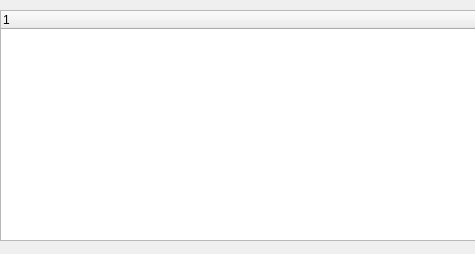
<?xml version="1.0" encoding="UTF-8"?>
<ui version="4.0">
 <class>Widget</class>
 <widget class="QWidget" name="Widget">
  <property name="geometry">
   <rect>
    <x>0</x>
    <y>0</y>
    <width>475</width>
    <height>254</height>
   </rect>
  </property>
  <property name="windowTitle">
   <string>Widget</string>
  </property>
  <widget class="QTreeWidget" name="treeWidget">
   <property name="geometry">
    <rect>
     <x>0</x>
     <y>10</y>
     <width>481</width>
     <height>231</height>
    </rect>
   </property>
   <column>
    <property name="text">
     <string notr="true">1</string>
    </property>
   </column>
  </widget>
 </widget>
 <layoutdefault spacing="6" margin="11"/>
 <resources/>
 <connections/>
</ui>
